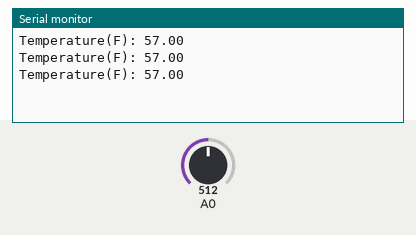
This sketch was run on a simulated Arduino Uno, built with avr-gcc and run on an emulated ATmega328P. On the bench: the last lines printed to the serial monitor. Inputs (shaded band) come from the test bench; at power-on: A0 = 512.

Above: at 1.3 s.
1.4 s: A0 set to 0
At 1.9 s:
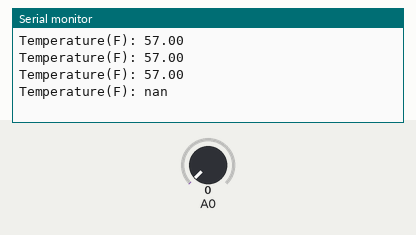
3.5 s: A0 set to 122
At 3.9 s:
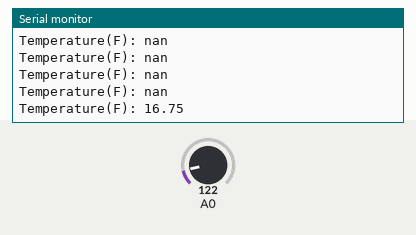

Measured:
- after the input at 1.4 s, the serial monitor: prints a new line after 0.10 s (image 1)
- after the input at 3.5 s, the serial monitor: prints a new line at once (image 2)

The sketch:

TempSensor.ino
```cpp
double Thermister(int RawADC) {
  double Temp;
  Temp = log(((10240000/RawADC) - 10000));
  Temp = 1 / (0.001129148 + (0.000234125 + (0.0000000876741 * Temp * Temp ))* Temp );
  Temp = Temp - 273.15; // Convert Kelvin to Celcius
  return Temp;
}

void setup() {
  Serial.begin(9600);
}

void loop() {
  Serial.print("Temperature(F): ");
  Serial.println((Thermister(analogRead(0)))*(9/5) +32); //read pin A0
  delay(500);
}
```
